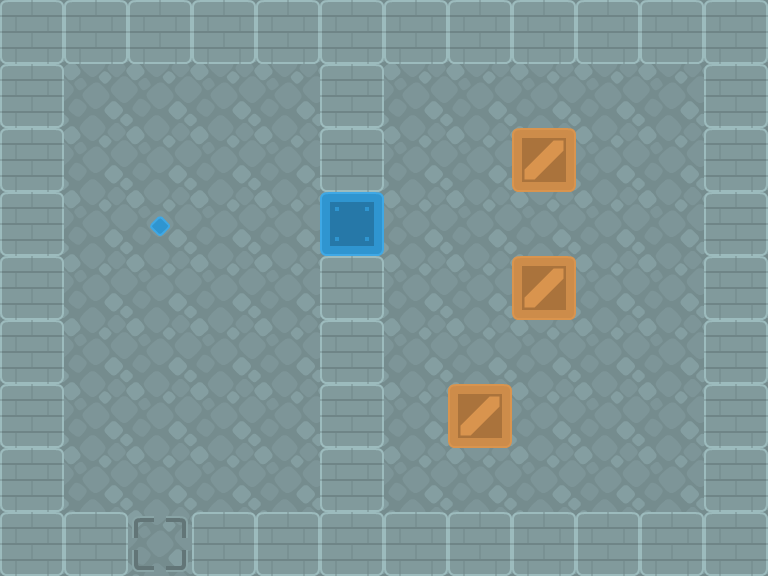

A level layout from a 2D game, rendered from its tile map. Below: a short description, then the map file with its tile-grid data intact:
An orthogonal 12x9 tile map with 64x64 px tiles, 3 tile layers (Ground, Walls, Items) and 2 objects (Entrance, Leave the house).

<map version="1.10" tiledversion="1.11.0" orientation="orthogonal" renderorder="right-down" width="12" height="9" tilewidth="64" tileheight="64" infinite="0" nextlayerid="5" nextobjectid="3">
 <tileset firstgid="1" source="tilesets/sokoban.tsx" />
 <layer id="1" name="Ground" width="12" height="9">
  <properties>
   <property name="HighlightLayer" type="class" propertytype="demo_topdown::highlight::HighlightLayer" />
  </properties>
  <data encoding="csv">
90,90,90,90,90,90,90,90,90,90,90,90,
90,90,90,90,90,90,90,90,90,90,90,90,
90,90,90,90,90,90,90,90,90,90,90,90,
90,90,90,90,90,90,90,90,90,90,90,90,
90,90,90,90,90,90,90,90,90,90,90,90,
90,90,90,90,90,90,90,90,90,90,90,90,
90,90,90,90,90,90,90,90,90,90,90,90,
90,90,90,90,90,90,90,90,90,90,90,90,
90,90,103,90,90,90,90,90,90,90,90,90
</data>
 </layer>
 <layer id="2" name="Walls" width="12" height="9">
  <properties>
   <property name="HighlightLayer" type="class" propertytype="demo_topdown::highlight::HighlightLayer" />
  </properties>
  <data encoding="csv">
87,87,87,87,87,87,87,87,87,87,87,87,
87,0,0,0,0,87,0,0,0,0,0,87,
87,0,0,0,0,87,0,0,0,0,0,87,
87,0,0,0,0,0,0,0,0,0,0,87,
87,0,0,0,0,87,0,0,0,0,0,87,
87,0,0,0,0,87,0,0,0,0,0,87,
87,0,0,0,0,87,0,0,0,0,0,87,
87,0,0,0,0,87,0,0,0,0,0,87,
87,87,0,87,87,87,87,87,87,87,87,87
</data>
 </layer>
 <layer id="3" name="Items" width="12" height="9">
  <properties>
   <property name="HighlightLayer" type="class" propertytype="demo_topdown::highlight::HighlightLayer" />
  </properties>
  <data encoding="csv">
0,0,0,0,0,0,0,0,0,0,0,0,
0,0,0,0,0,0,0,0,0,0,0,0,
0,0,0,0,0,0,0,0,2,0,0,0,
0,0,52,0,0,4,0,0,0,0,0,0,
0,0,0,0,0,0,0,0,2,0,0,0,
0,0,0,0,0,0,0,0,0,0,0,0,
0,0,0,0,0,0,0,2,0,0,0,0,
0,0,0,0,0,0,0,0,0,0,0,0,
0,0,0,0,0,0,0,0,0,0,0,0
</data>
 </layer>
 <objectgroup id="4" name="Objects">
  <object id="1" name="Entrance" x="160" y="480">
   <properties>
    <property name="SpawnPoint" type="class" propertytype="demo_topdown::level::SpawnPoint">
     <properties>
      <property name="name" value="entrance" />
     </properties>
    </property>
   </properties>
   <point />
  </object>
  <object id="2" name="Leave the house" x="160" y="544">
   <properties>
    <property name="Door" type="class" propertytype="demo_topdown::level::Door">
     <properties>
      <property name="target_map" value="demo_topdown/outdoor.tmx" />
      <property name="target_spawn" value="house_door" />
     </properties>
    </property>
   </properties>
   <point />
  </object>
 </objectgroup>
</map>
